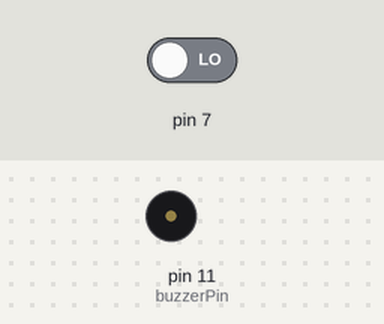
A sketch run on a simulated Arduino Uno, built with avr-gcc and run on an emulated ATmega328P. Shown: buzzer (waves = sounding). The test bench sets the inputs (shaded band); at power-on: pin 7 LOW.

Above: at 1.7 s.
1.8 s: pin 7 driven HIGH
At 2.0 s:
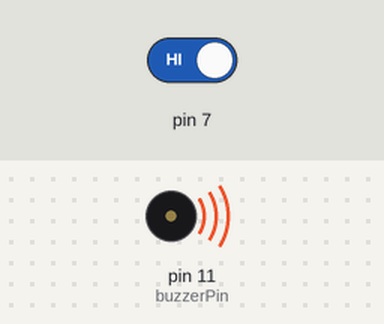
Timing chart, 0 to 10.8 s (numbered marks = the images above; inputs shaded):
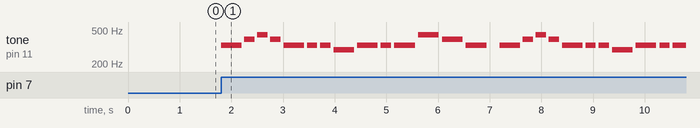

The sketch:

lasersecurity.ino
```cpp
const int buzzerPin =11; // Define the pin connected to the buzzer

void setup() {
  pinMode(11,OUTPUT);
  pinMode(7,INPUT);
  delay(500);
  pinMode(buzzerPin, OUTPUT); // Set the buzzer pin as an output
  // put your setup code here, to run once:

}

void loop() {
  int i=0;
  if(digitalRead(7)==HIGH)
  {
    a:
    if (conditionIsMet()) {
    // Call a function to play the tune
    playHipHopBuzzerTune();
  }
    digitalWrite(11,HIGH);
    delay(100);
    digitalWrite(11,LOW);
    delay(100);
    i++;
    if(i<1){
      goto a;
    }
  }
  // put your main code here, to run repeatedly:
  // put your main code here, to run repeatedly:

}
void playHipHopBuzzerTune() {
  int notes[] = {330, 392, 440, 392, 330, 330, 330, 294, 330, 330, 330, 440, 392, 330}; // These correspond to the notes of the melody
  int durations[] = {400, 200, 200, 200, 400, 200, 200, 400, 400, 200, 400, 400, 400, 400};

  for (int i = 0; i < sizeof(notes)/sizeof(notes[0]); i++) {
    digitalWrite(11,HIGH);
    delay(i);
    digitalWrite(11,LOW);
    tone(buzzerPin, notes[i]); // Play the note
    delay(durations[i]); // Wait for the note duration
    noTone(buzzerPin); // Stop the tone
    delay(50); // Add a small delay between notes for better sound quality
  }
}

bool conditionIsMet() {
  // Define your condition here
  // For example, you could read a sensor value or check if a certain event occurred
  // Replace this with your actual condition
  return true; // Placeholder condition, replace with your actual condition
}
```

Measured:
- after the input at 1.8 s, tone on pin 11 (buzzerPin): plays 330 Hz for 0.40 s, 392 Hz for 0.20 s, 440 Hz for 0.20 s, 392 Hz for 0.20 s, 330 Hz for 0.40 s, 330 Hz for 0.20 s … (25 notes in this stretch), starting at once
